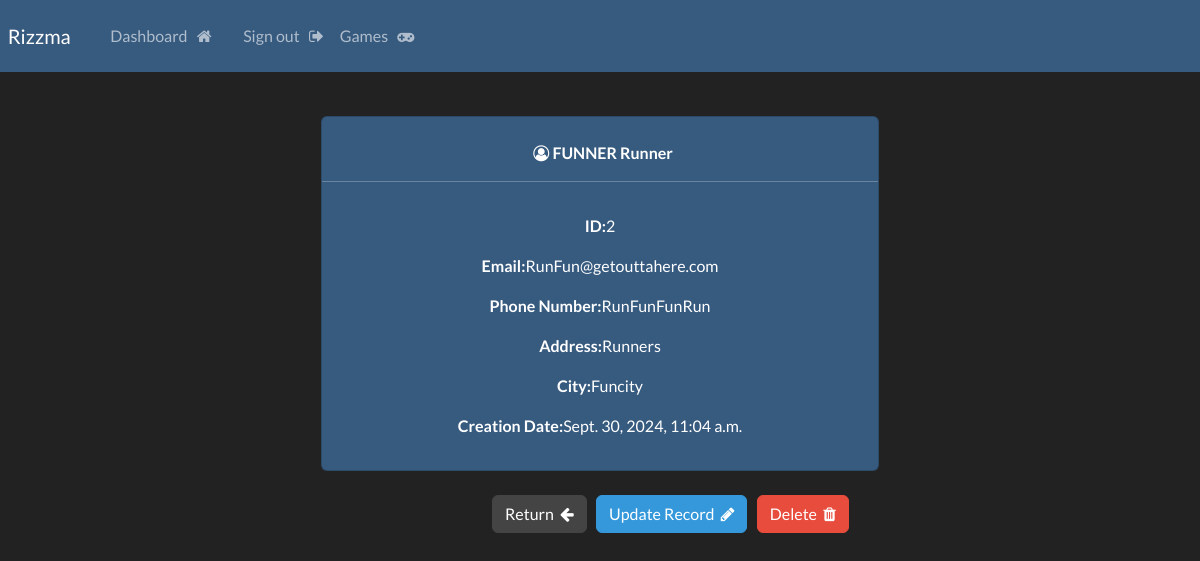
The page /record/2 (signed in) on the database its author committed.
### website/models.py (models this page shows, shortened)
class Record(models.Model):
    creation_data = models.DateTimeField(auto_now_add=True)
    first_name = models.CharField(max_length=100)
    last_name = models.CharField(max_length=100)
    email = models.CharField(max_length=255)
    phone = models.CharField(max_length=20)
    address = models.CharField(max_length=255)
    city = models.CharField(max_length=255)

### website/views.py (the view)
# urls.py: path('record/<int:pk>',views.singular_record, name="record"),
@login_required(login_url='my-login')
def singular_record(request, pk):
    one_record = Record.objects.get(id=pk)
    context = {'record': one_record}
    return render(request,'website/view-record.html', context=context)

### website/templates/website/view-record.html (shortened to what this page needs)
{% extends 'website/base.html' %}
{% block content %}
    <div class="card text-center bg-primary w-50 h-40 ">
        <strong>
            <br>
            <i class="fa fa-user-circle-o" aria-hidden="true"></i>
            {{record.last_name|upper}}
            {{record.first_name}}
            <hr>
        </strong>
        <div class="card-body">
            <p> <strong> ID:</strong>{{record.id}}</p>
            <p> <strong> Email:</strong>{{record.email}}</p>
            <p> <strong> Phone Number:</strong>{{record.phone}}</p>
            <p> <strong> Address:</strong>{{record.address}}</p>
            <p> <strong> City:</strong>{{record.city}}</p>
            <p> <strong> Creation Date:</strong>{{record.creation_data}}</p>
        </div>
    </div>
    <br>
    <div class="buttonset">
        <a href="{% url 'dashboard' %}" class="btn btn-secondary"> Return &nbsp;<i class="fa fa-arrow-left" aria-hidden="true"></i></a>
        <a href="{% url 'update-record' record.id %}" class="btn btn-info"> Update Record &nbsp;<i class="fa fa-pencil" aria-hidden="true"></i></a>
        <a href="{% url 'delete-record' record.id %}" class="btn btn-danger"> Delete &nbsp;<i class="fa fa-trash" aria-hidden="true"></i></a>
    </div>
{% endblock %}

### static/css/style.css (style rules this page uses)
.card { margin:auto; margin-top: 20px; }
.buttonset { margin-left: 450px; }

### rows shown on the page
Record: last_name "FUNNER", first_name "Runner", id "2", email "RunFun@getouttahere.com", phone "RunFunFunRun", address "Runners", city "Funcity", creation_data "Sept. 30, 2024, 11:04 a.m."
